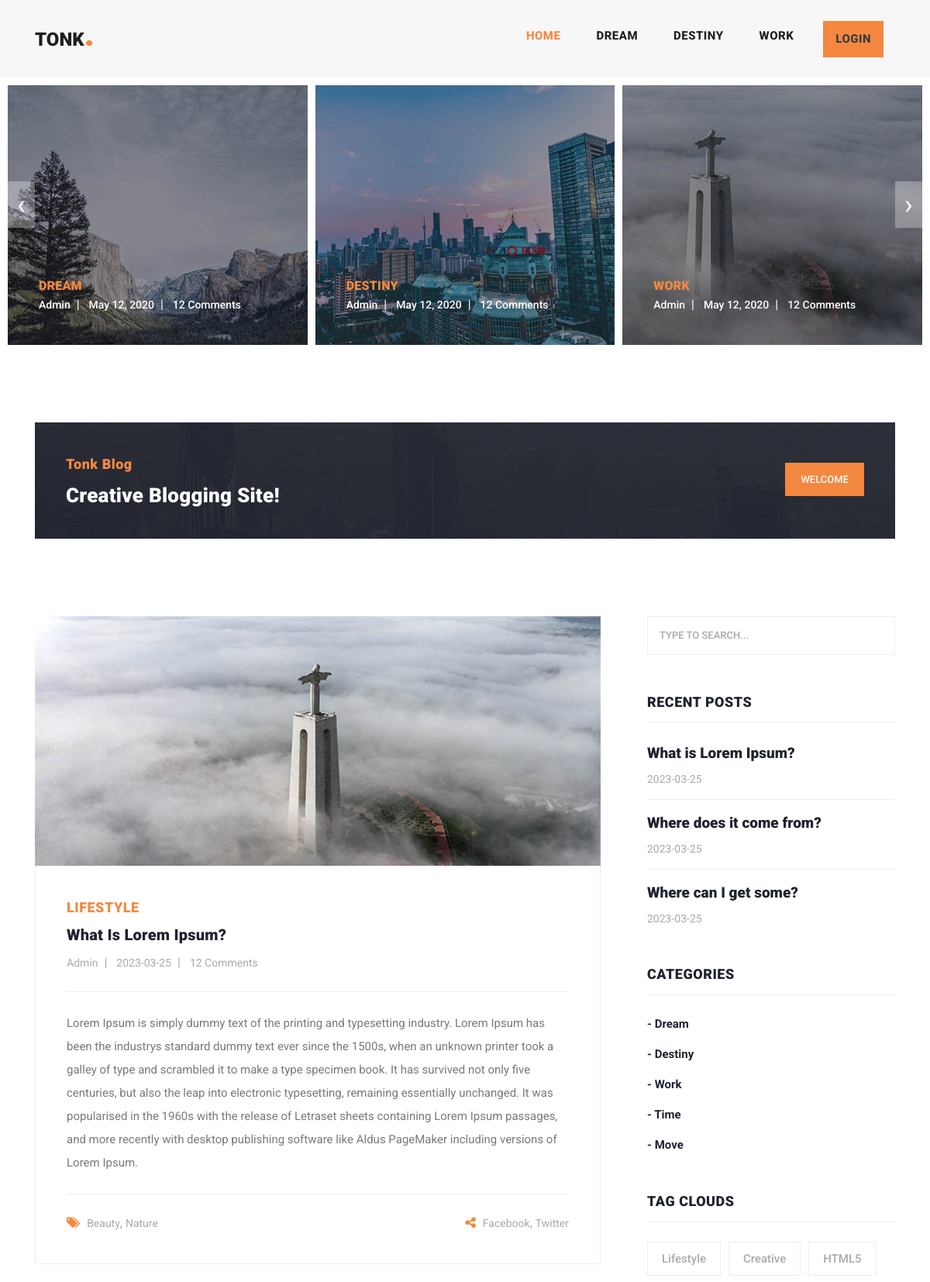
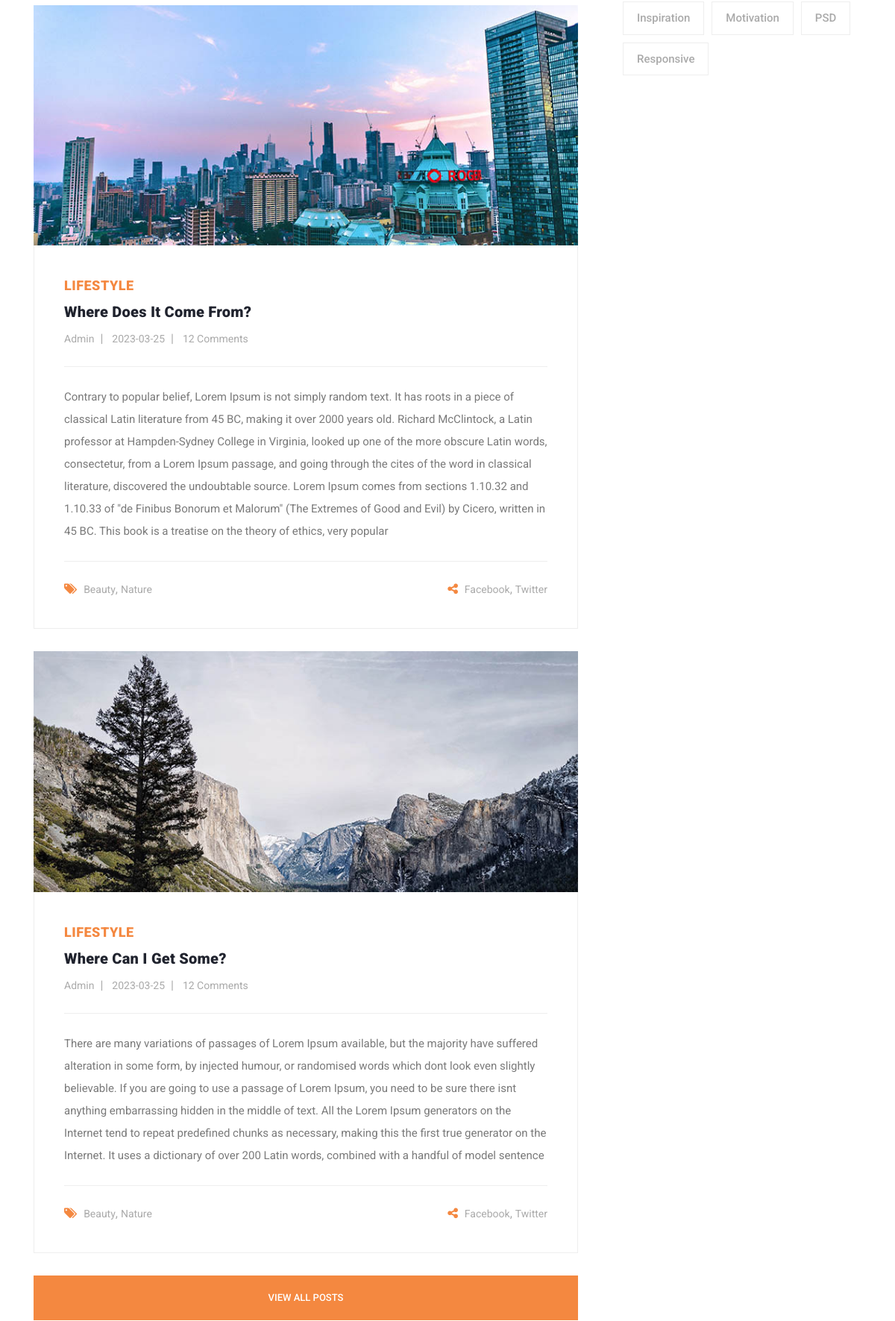
/blog/index.php (upper part), run on the app's committed database (2 pictures, top to bottom).
### tables this page shows
CREATE TABLE `tbl_categories` (
  `id` int(10) NOT NULL,
  `cate_name` varchar(40) NOT NULL,
  `cate_description` varchar(200) NOT NULL,
  `cate_img` varchar(255) NOT NULL
);

CREATE TABLE `tbl_posts` (
  `post_id` int(10) NOT NULL,
  `post_title` varchar(50) NOT NULL,
  `post_content` longtext NOT NULL,
  `post_img` varchar(255) NOT NULL,
  `post_user` varchar(50) NOT NULL,
  `post_date` date NOT NULL,
  `post_summary` tinytext NOT NULL,
  `post_status` int(2) NOT NULL
);

### blog/admin/config/Config.php (called while the page is built, shortened)
<?php
        class Config {
            public function __construct() {
                $this->con = new Mysqli("localhost", "root", "", "tonk");
            }
        }
?>

### blog/admin/classes/Categories.php (called while the page is built, shortened)
<?php
        class Categories extends Config {
            public function all_category () {
                return $this->con->query("SELECT * FROM `tbl_categories`");
            }
        }
?>

### blog/admin/classes/Posts.php (called while the page is built, shortened)
<?php
        class Posts extends Config {
            public function all_post () {
                return $this->con->query("SELECT * FROM `tbl_posts`");
            }
        }
?>

### blog/includes/all_posts.php (the view)
<div class="col-lg-8">
    <div class="all-blog-posts">
        <div class="row">
        <?php
                $allPosts = $p1->all_post();
                if(mysqli_num_rows($allPosts)>0) {
                    foreach($allPosts as $postItem) {
        ?>
                    <div class="col-lg-12" id="<?= $postItem['post_title']?>">
                        <div class="blog-post">
                        <div class="blog-thumb">
                            <img src="upload/<?= $postItem['post_img']?>" alt="">
                        </div>
                        <div class="down-content">
                            <span>Lifestyle</span>
                            <a href="#"><h4><?= $postItem['post_title']?></h4></a>
                            <ul class="post-info">
                            <li><a href="#"><?= $postItem['post_user']?></a></li>
                            <li><a href="#"><?= $postItem['post_date']?></a></li>
                            <li><a href="#">12 Comments</a></li>
                            </ul>
                            <p><?= $postItem['post_content']?></p>
                            <div class="post-options">
                            <div class="row">
                                <div class="col-6">
                                <ul class="post-tags">
                                    <li><i class="fa fa-tags"></i></li>
                                    <li><a href="#">Beauty</a>,</li>
                                    <li><a href="#">Nature</a></li>
                                </ul>
                                </div>
                                <div class="col-6">
                                <ul class="post-share">
                                    <li><i class="fa fa-share-alt"></i></li>
                                    <li><a href="#">Facebook</a>,</li>
                                    <li><a href="#"> Twitter</a></li>
                                </ul>
                                </div>
                            </div>
                            </div>
                        </div>
                        </div>
                    </div>
        <?php
                    }
                }
        ?>
        <div class="col-lg-12">
            <div class="main-button">
            <a href="#">View All Posts</a>
            </div>
        </div>
        </div>
    </div>
    </div>

### blog/includes/navbar.php (shortened to what this page needs)
<header class="">
    <nav class="navbar navbar-expand-lg">
    <div class="container">
        <a class="navbar-brand" href="index.php"><h2>Tonk<em>.</em></h2></a>
        <div class="collapse navbar-collapse" id="navbarResponsive">
        <ul class="navbar-nav ml-auto">
            <li class="nav-item active">
            <a class="nav-link" href="index.php">Home
            </a>
            </li>
            <?php
                    $cate = $cat->all_category();
                    $ms = 1;
                    if(mysqli_num_rows($cate)>0) {
                        foreach($cate as $cateItem) {
                            if($ms<4) {
            ?>
                    <li class="nav-item">
                        <a class="nav-link" href="#"><?= $cateItem['cate_name']?></a>
                    </li>
            <?php
                            }
                        $ms++;
                        }
                    }
            ?>
            <li class="nav-item main-button">
            <a class="nav-link text-dark px-3" href="admin/index.php">Login</a>
            </li>
        </ul>
        </div>
    </div>
    </nav>
</header>

### blog/includes/banner.php
<div class="main-banner header-text">
    <div class="container-fluid">
    <div class="owl-banner owl-carousel">
        <?php
                if(mysqli_num_rows($cate)>0) {
                    foreach($cate as $catItem) {
        ?>
        <div class="item">
        <img src="upload/<?= $catItem['cate_img']?>" alt="">
        <div class="item-content">
            <div class="main-content">
            <div class="meta-category">
                <span><?= $catItem['cate_name']?></span>
            </div>
            <ul class="post-info">
                <li><a href="#">Admin</a></li>
                <li><a href="#">May 12, 2020</a></li>
                <li><a href="#">12 Comments</a></li>
            </ul>
            </div>
        </div>
        </div>
        <?php
                    }
                }
        ?>
    </div>
    </div>
</div>

### blog/includes/recent_posts.php
<div class="col-lg-12">
    <div class="sidebar-item recent-posts">
    <div class="sidebar-heading">
        <h2>Recent Posts</h2>
    </div>
    <div class="content">
        <ul>
            <?php
                    $allPosts = $p1->all_post();
                    if(mysqli_num_rows($allPosts)>0) {
                        foreach($allPosts as $postItem) {
            ?>
            <li>
                <a href="#<?= $postItem['post_title']?>">
                    <h5><?= $postItem['post_title']?></h5>
                    <span><?= $postItem['post_date']?></span>
                </a>
            </li>
            <?php
                    }
                }
            ?>
        </ul>
    </div>
    </div>
</div>

### blog/includes/categories.php
<div class="col-lg-12">
    <div class="sidebar-item categories">
    <div class="sidebar-heading">
        <h2>Categories</h2>
    </div>
    <div class="content">
        <ul>
            <?php
                    $cate = $cat->all_category();
                    if(mysqli_num_rows($cate)>0) {
                        foreach($cate as $cateItem) {?>
                    <li>
                        <a href="#"><?= "- ".$cateItem['cate_name']?></a>
                    </li>
            <?php
                        }
                    }
            ?>
        </ul>
    </div>
    </div>
</div>

### data on the page
tbl_categories: cate_name "DREAM", cate_img (picture), cate_name "Dream"
tbl_categories: cate_name "DESTINY", cate_img (picture), cate_name "Destiny"
tbl_categories: cate_name "WORK", cate_img (picture), cate_name "Work"
tbl_posts: post_img (picture), post_title "What Is Lorem Ipsum?", post_user "Admin", post_date "2023-03-25", post_content "Lorem Ipsum is simply dummy text of the printing and typesetting industry. Lorem Ipsum has been the industrys standard dummy text ever since the 1500s, when an unknown printer took a galley of type and scrambled it to make a type specimen book. It has survived not only five centuries, but also the leap into electronic typesetting, remaining essentially unchanged. It was popularised in the 1960s with the release of Letraset sheets containing Lorem Ipsum passages, and more recently with desktop publishing software like Aldus PageMaker including versions of Lorem Ipsum.", post_title "What is Lorem Ipsum?"
tbl_posts: post_img (picture), post_title "Where Does It Come From?", post_user "Admin", post_date "2023-03-25", post_content "Contrary to popular belief, Lorem Ipsum is not simply random text. It has roots in a piece of classical Latin literature from 45 BC, making it over 2000 years old. Richard McClintock, a Latin professor at Hampden-Sydney College in Virginia, looked up one of the more obscure Latin words, consectetur, from a Lorem Ipsum passage, and going through the cites of the word in classical literature, discovered the undoubtable source. Lorem Ipsum comes from sections 1.10.32 and 1.10.33 of \"de Finibus Bonorum et Malorum\" (The Extremes of Good and Evil) by Cicero, written in 45 BC. This book is a treatise on the theory of ethics, very popular", post_title "Where does it come from?"
tbl_posts: post_img (picture), post_title "Where Can I Get Some?", post_user "Admin", post_date "2023-03-25", post_content "There are many variations of passages of Lorem Ipsum available, but the majority have suffered alteration in some form, by injected humour, or randomised words which dont look even slightly believable. If you are going to use a passage of Lorem Ipsum, you need to be sure there isnt anything embarrassing hidden in the middle of text. All the Lorem Ipsum generators on the Internet tend to repeat predefined chunks as necessary, making this the first true generator on the Internet. It uses a dictionary of over 200 Latin words, combined with a handful of model sentence", post_title "Where can I get some?"
tbl_categories: cate_name "Time"
tbl_categories: cate_name "Move"
